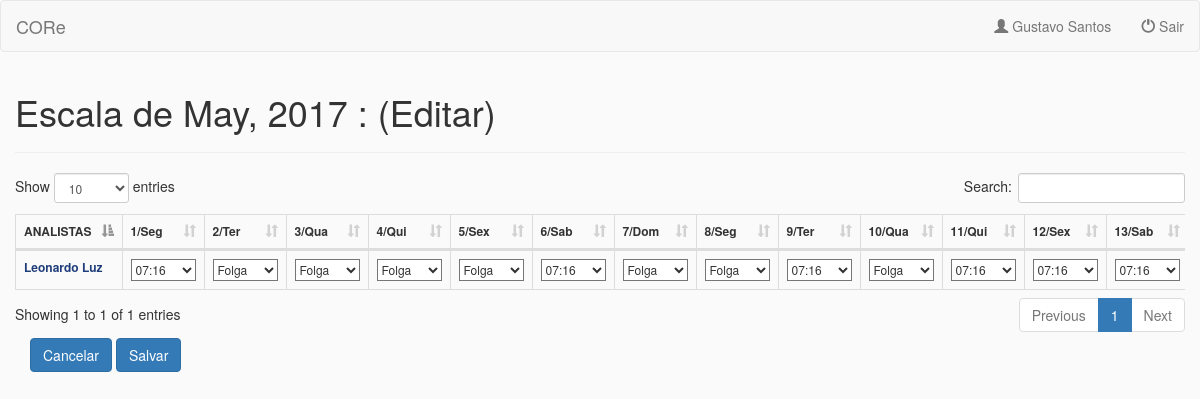
The page /tabela_escala/2017/5/editar on the database its author committed.
### tabela_escala/models.py (models this page shows, shortened)
class Analista(models.Model):
    nome = models.CharField(max_length=50, null=False)
    email = models.EmailField(max_length=100, null=False)

class Escala(models.Model):
    MES_OPCOES = (
        ('1', 'Janeiro'),
        ('2', 'Fevereiro'),
        ('3', 'Marco'),
        ('4', 'Abril'),
        ('5', 'Maio'),
        ('6', 'Junho'),
        ('7', 'Julho'),
        ('8', 'Agosto'),
        ('9', 'Setembro'),
        ('10', 'Outubro'),
        ('11', 'Novembro'),
        ('12', 'Dezembro'),
    )
    TURNO_OPCOES = (
        ('07-16', '07-16'),
        ('08-17', '08-17'),
        ('09-18', '09-18'),
        ('10-19', '10-19'),
        ('11-20', '11-20'),
        ('12-21', '12-21'),
        ('13-22', '13-22'),
        ('14-23', '14-23'),
        ('22-07', '22-07'),
        ('Folga', 'Folga'),
        ('Ferias', 'Ferias'),
        ('Atestado', 'Atestado'),
        ('Indisponivel', 'Indisponivel'),
    )
    mes = models.CharField(max_length=2, choices=MES_OPCOES)
    ano = models.ForeignKey('Ano', related_name='anos')
    analista = models.ForeignKey('Analista', related_name='analistas')
    dia_1 = models.CharField(max_length=15, default='Indisponivel', choices=TURNO_OPCOES)
    dia_2 = models.CharField(max_length=15, default='Indisponivel', choices=TURNO_OPCOES)
    dia_3 = models.CharField(max_length=15, default='Indisponivel', choices=TURNO_OPCOES)
    dia_4 = models.CharField(max_length=15, default='Indisponivel', choices=TURNO_OPCOES)
    dia_5 = models.CharField(max_length=15, default='Indisponivel', choices=TURNO_OPCOES)
    dia_6 = models.CharField(max_length=15, default='Indisponivel', choices=TURNO_OPCOES)
    dia_7 = models.CharField(max_length=15, default='Indisponivel', choices=TURNO_OPCOES)
    dia_8 = models.CharField(max_length=15, default='Indisponivel', choices=TURNO_OPCOES)
    dia_9 = models.CharField(max_length=15, default='Indisponivel', choices=TURNO_OPCOES)
    dia_10 = models.CharField(max_length=15, default='Indisponivel', choices=TURNO_OPCOES)
    dia_11 = models.CharField(max_length=15, default='Indisponivel', choices=TURNO_OPCOES)
    dia_12 = models.CharField(max_length=15, default='Indisponivel', choices=TURNO_OPCOES)
    dia_13 = models.CharField(max_length=15, default='Indisponivel', choices=TURNO_OPCOES)
    dia_14 = models.CharField(max_length=15, default='Indisponivel', choices=TURNO_OPCOES)
    dia_15 = models.CharField(max_length=15, default='Indisponivel', choices=TURNO_OPCOES)
    dia_16 = models.CharField(max_length=15, default='Indisponivel', choices=TURNO_OPCOES)
    dia_17 = models.CharField(max_length=15, default='Indisponivel', choices=TURNO_OPCOES)
    dia_18 = models.CharField(max_length=15, default='Indisponivel', choices=TURNO_OPCOES)
    dia_19 = models.CharField(max_length=15, default='Indisponivel', choices=TURNO_OPCOES)
    dia_20 = models.CharField(max_length=15, default='Indisponivel', choices=TURNO_OPCOES)
    dia_21 = models.CharField(max_length=15, default='Indisponivel', choices=TURNO_OPCOES)
    dia_22 = models.CharField(max_length=15, default='Indisponivel', choices=TURNO_OPCOES)
    dia_23 = models.CharField(max_length=15, default='Indisponivel', choices=TURNO_OPCOES)
    dia_24 = models.CharField(max_length=15, default='Indisponivel', choices=TURNO_OPCOES)
    dia_25 = models.CharField(max_length=15, default='Indisponivel', choices=TURNO_OPCOES)
    dia_26 = models.CharField(max_length=15, default='Indisponivel', choices=TURNO_OPCOES)
    dia_27 = models.CharField(max_length=15, default='Indisponivel', choices=TURNO_OPCOES)
    dia_28 = models.CharField(max_length=15, default='Indisponivel', choices=TURNO_OPCOES)
    dia_29 = models.CharField(max_length=15, default='Indisponivel', choices=TURNO_OPCOES)
    dia_30 = models.CharField(max_length=15, default='Indisponivel', choices=TURNO_OPCOES)
    dia_31 = models.CharField(max_length=15, default='Indisponivel', choices=TURNO_OPCOES)
    def get_lista_turnos(self):
        return self.TURNO_OPCOES

### tabela_escala/views.py (the view)
# urls.py: url(r'^(?P<ano>[0-9]{4})/(?P<mes>[0-9]+)/editar$', views.editar, name='editar'),
def editar(request, ano, mes):
    user_logado = Analista.objects.get(pk=1)
    analistas_por_escala = Escala.objects.filter(ano__ano=ano).filter(mes=mes)
    anos_do_menu = Ano.objects.all()
    title = datetime(int(ano), int(mes), 1).strftime("%B, %Y")
    escala = Escala()
    lista_expediente = escala.get_lista_turnos()
    year = int(ano)
    month = int(mes)
    tabela_header = {}
    try:
        for x in range(1, 32):
            dia_semana_number = date(year, month, x).isoweekday()
            if dia_semana_number == 1:
                dia_semana = 'Seg'
            elif dia_semana_number == 2:
                dia_semana = 'Ter'
            elif dia_semana_number == 3:
                dia_semana = 'Qua'
            elif dia_semana_number == 4:
                dia_semana = 'Qui'
            elif dia_semana_number == 5:
                dia_semana = 'Sex'
            elif dia_semana_number == 6:
                dia_semana = 'Sab'
            elif dia_semana_number == 7:
                dia_semana = 'Dom'
            tabela_header.update({x: dia_semana})
    except:
        pass
    total_de_dias = len(tabela_header)
    return render(request, 'tabela_escala/editar.html', {'analistas_por_escala': analistas_por_escala,
                                                         'anos_do_menu': anos_do_menu,
                                                         'title': title,
                                                         'tabela_header': tabela_header,
                                                         'total_de_dias': total_de_dias,
                                                         'user_logado': user_logado,
                                                         'lista_expediente' : lista_expediente,                                                                                                                   'ano': ano,
                                                         'mes': mes,
                                                         'ano': ano,
                                                         })

### tabela_escala/templates/tabela_escala/editar.html (shortened to what this page needs)
{% load static %}
<!DOCTYPE html>
<html>
<head>
	<link rel="stylesheet" type="text/css" href="{% static "assets/bootstrap/css/bootstrap.css" %}">
	<link rel="stylesheet" type="text/css" href="{% static "assets/my-style.css" %}">
	<link rel="stylesheet" type="text/css" href="{% static "assets/bootstrap-submenu/dist/css/bootstrap-submenu.css" %}">
	<link rel="stylesheet" type="text/css" href="{% static "assets/dataTables.bootstrap.min.css" %}">
</head>
<body>
	<nav class="navbar navbar-default">
		<div class="navbar-header">
			<a class="navbar-brand" href="{% url 'index' %}"> CORe</a>
		</div>
		<div class="navbar-collapse collapse" aria-expanded="true">
			<ul class="nav navbar-nav navbar-right">
				<li>
					<a tabindex="0" data-toggle="dropdown" data-submenu="" aria-expanded="false" href="#">
					<span class="glyphicon glyphicon-user" aria-hidden="true"></span> {{ user_logado.nome }} </a>
				</li>
				<li>
					<a tabindex="0" data-toggle="dropdown" data-submenu="" aria-expanded="false" href="#">
					<span class="glyphicon glyphicon-off" aria-hidden="true"></span> Sair</a>
				</li>
			</ul>
		</div>
	</nav>
	<div class="container-fluid">
		<h1>Escala de {{ title }} : (Editar)</h1>
		<hr>
	</div>
	<div class="container-fluid">
		<form action="" method="post">
		{% if analistas_por_escala %}
		<div class="table-responsive">
				<table id="example" class="table table-hover table-bordered" cellspacing="0" width="100%">
					<thead>
						<tr>
							<th>ANALISTAS</th>
							{% for key, value in tabela_header.items %}
							<th>{{ key }}/{{ value }}</th>
							{% endfor %}
						</tr>
					</thead>
					<tbody>
						{% for analista in analistas_por_escala %}
						<tr>
							<td id="analistas">{{ analista.analista.nome}}</td>
							<td>
								<select>
									<option value="{{ analista.dia_1 }}">{{ analista.dia_1 }}</option>
								</select>
							</td>
							<td>
								<select>
									<option>{{ analista.dia_2 }}</option>
								</select>
							</td>
							<td>
								<select>
									<option>{{ analista.dia_3 }}</option>
								</select>
							</td>
							<td>
								<select>
									<option>{{ analista.dia_4 }}</option>
								</select>
							</td>
							<td>
								<select>
									<option>{{ analista.dia_5 }}</option>
								</select>
							</td>
							<td>
								<select>
									<option>{{ analista.dia_6 }}</option>
								</select>
							</td>
							<td>
								<select>
									<option>{{ analista.dia_7 }}</option>
								</select>
							</td>
							<td>
								<select>
									<option>{{ analista.dia_8 }}</option>
								</select>
							</td>
							<td>
								<select>
									<option>{{ analista.dia_9 }}</option>
								</select>
							</td>
							<td>
								<select>
									<option>{{ analista.dia_10 }}</option>
								</select>
							</td>
							<td>
								<select>
									<option>{{ analista.dia_11 }}</option>
								</select>
							</td>
							<td>
								<select>
									<option>{{ analista.dia_12 }}</option>
								</select>
							</td>
							<td>
								<select>
									<option>{{ analista.dia_13 }}</option>
								</select>
							</td>
						</tr>
						{% endfor %}
					</tbody>
				</table>
				{% else %}
				<h3>Desculpe, ainda não temos a escala deste mês :( </h3>
				{% endif %}
		</div>
		<div class="container-fluid">
			<a class="btn btn-primary" href="{% url 'ano_mes' ano mes %}" role="button" >Cancelar</a>
			<a class="btn btn-primary" href="{% url 'confirmar' ano mes %}" role="button" >Salvar</a>
		</div>
		</form>
	</div>
</body>
</html>

### tabela_escala/static/assets/my-style.css (style rules this page uses)
body { background-color: #FAFAFA; }
#analistas { color: #1f3d7a; font-weight: bold; }
table { font-size: 12px; }
td > select { width:65px; background-color: #ffffff; height: 22px; }

### rows shown on the page
Analista: nome "Gustavo Santos"
Escala: analista.nome "Leonardo Luz", dia_1 "07:16", dia_2 "Folga", dia_3 "Folga", dia_4 "Folga", dia_5 "Folga", dia_6 "07:16", dia_7 "Folga", dia_8 "Folga", dia_9 "07:16", dia_10 "Folga", dia_11 "07:16", dia_12 "07:16", dia_13 "07:16"

### other values the page prints
{{ title }} "May, 2017"
{{ key }} "1" "2" "3" "4" "5" "6" "7" "8" "9" "10" "11" "12" "13"
{{ value }} "Seg" "Ter" "Qua" "Qui" "Sex" "Sab" "Dom" "Seg" "Ter" "Qua" "Qui" "Sex" "Sab"
